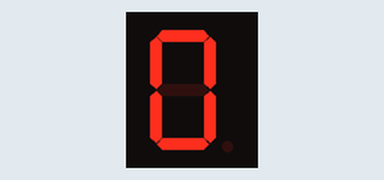
The sketch below on a simulated Arduino Uno, built with avr-gcc and run on an emulated ATmega328P. On the bench: 1-digit seven-segment display. Wiring (inferred from the names in the program): 1-digit 7-segment display, segments lit when HIGH: segments pin 2, pin 3, pin 4, pin 5, pin 6, pin 7, pin 8, pin 9. The segment pins are drawn as the display they are named for.

Above: at 0.1 s.
At 1.1 s:
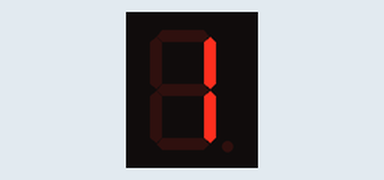
At 2.1 s:
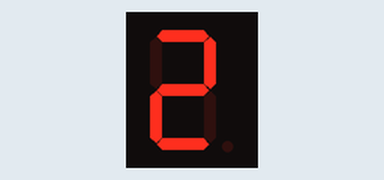
At 5.1 s:
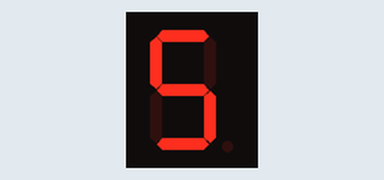
At 7.1 s:
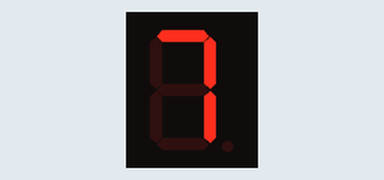
At 10.1 s:
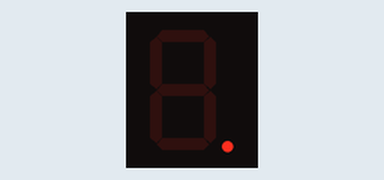

The sketch:

code.ino
```cpp
/*  0750 - Single seven segment display directly by the Arduino
 *
 * This sketch shows you how to drive a single common cathode seven segment
 * display using only the Arduino's digital pins.
 *
 * The sketch displays numbers from 0 to 9, plus the dot point.
 *
 * This sketch was written by Peter Dalmaris for Arduino Step by Step.
 *
 * Components
 * ----------
 *  - Arduino Uno
 *  - Common cathode seven segment display
 *  - 8 x 330 Ohm resistor for the 8 LED segments
 *  - Breadboard
 *  - Jumper wires
 *
 *  Libraries
 *  ---------
 *  - None
 *
 * Connections
 * -----------
 *  Arduino Uno and seven segment display:
 *
 *  Arduino Uno   |   Seven Seg
 *  ------------------------------
 *        GND     |  Common cathode
 *        2       |       A
 *        3       |       B
 *        4       |       C
 *        5       |       D
 *        6       |       E
 *        7       |       F
 *        8       |       G
 *        9       |       Dp
 *
 *
 *
 *  Created on May 13 2017 by Peter Dalmaris
 *
 */
const byte CHAR_COUNT = 11;
const byte symbols[CHAR_COUNT] = {
//.GFEDCBA
 B00111111, // 0
 B00000110, // 1
 B01011011, // 2
 B01001111, // 3
 B01100110, // 4
 B01101101, // 5
 B01111101, // 6
 B00000111, // 7
 B01111111, // 8
 B01101111, // 9
 B10000000, // .
};

byte segmentPins[] = {2,3,4,5,6,7,8,9};

void setup() {
  //set pins to output because they are addressed in the main loop
  pinMode(segmentPins[0], OUTPUT);
  pinMode(segmentPins[1], OUTPUT);
  pinMode(segmentPins[2], OUTPUT);
  pinMode(segmentPins[3], OUTPUT);
  pinMode(segmentPins[4], OUTPUT);
  pinMode(segmentPins[5], OUTPUT);
  pinMode(segmentPins[6], OUTPUT);
  pinMode(segmentPins[7], OUTPUT);

//  writeLeds(symbols[2]);    //Use this line to test a bit pattern
}

void loop() {

  for (int i = 0; i<CHAR_COUNT; i++)
  {
    writeLeds(symbols[i]);
    delay(1000);
  }

}

void writeLeds(byte pattern)
{
  for (int i = 0; i<8; i++)
    digitalWrite(segmentPins[i],bitRead(pattern,i)); //bitRead is documented at https://www.arduino.cc/en/Reference/BitRead
}
```

Measured:
- by itself, everything shown: repeats every 11.0 s, in 11 steps
- what the display in image 1 shows lasts 1.0 s, from 1.0 s to 2.0 s
